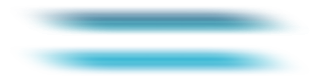
#> input picture program/T0101.png, 320 x 80 px, given in place of sys_00110.png, which was not available
$ python bake_char_bar.py
#> lines starting #> are read from the running program, lines starting #| are printed output that depends on the picture
# -*- coding: utf-8 -*-
"""把 sys_00110 的按钮底板切成三段（左帽 / 中间 / 右帽），给九宫格用。

为什么要烘：原图 480x112，上下有透明留白；直接拿去做 border-image，
四角会带上透明边、中间 fill 又被压得很薄。先裁掉留白、等比缩到目标高度，
左右帽保持原样、只横向拉伸中间段，就不会变形也不会露白。

用法：
    python tools/bake_char_bar.py            # 默认高 30，左右帽各 14
    python tools/bake_char_bar.py --height 34 --cap 16
"""
import argparse
import os

from PIL import Image

ROOT = os.path.dirname(os.path.dirname(os.path.abspath(__file__)))
SRC = os.path.join(ROOT, "res", "assets", "ui", "sys_00110.png")
OUT_DIR = os.path.join(ROOT, "res", "assets", "ui", "text")


def main():
    ap = argparse.ArgumentParser()
    ap.add_argument("--height", type=int, default=30, help="成品高度（px）")
    ap.add_argument("--cap", type=int, default=14, help="左右帽宽度（px）")
    args = ap.parse_args()

    im = Image.open(SRC).convert("RGBA")
#> im is the input picture: PIL image 320x80 RGBA; mean R, G, B, A 29.7, 134.2, 173.1, 55.1
    bbox = im.getbbox()          # 去掉四周透明留白
#> bbox = (10, 5, 310, 76)
    im = im.crop(bbox)
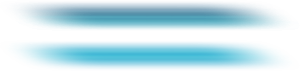
#> im: PIL image 300x71 RGBA; mean R, G, B, A 30.4, 140.6, 176.9, 66.2; transparent parts drawn white
    w, h = im.size
#> w = 300; h = 71
    nw = max(1, round(w * args.height / h))
#> nw = 127
    im = im.resize((nw, args.height), Image.LANCZOS)
#> im: PIL image 127x30 RGBA
    cap = min(args.cap, nw // 3)
#> cap = 14
    left = im.crop((0, 0, cap, args.height))
    right = im.crop((nw - cap, 0, nw, args.height))
    mid = im.crop((cap, 0, nw - cap, args.height))
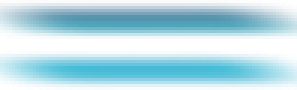
#> mid: PIL image 99x30 RGBA (shown 3 times larger); mean R, G, B, A 26.3, 120.2, 150.6, 83.2; transparent parts drawn white
    os.makedirs(OUT_DIR, exist_ok=True)
    for name, part in (("sp_bar_left.png", left), ("sp_bar_mid.png", mid), ("sp_bar_right.png", right)):
        p = os.path.join(OUT_DIR, name)
        part.save(p)
        print("%-18s %s  %s" % (name, part.size, p))
#> this loop made 3 passes
#> name on passes 1 to 3: 'sp_bar_left.png', 'sp_bar_mid.png', 'sp_bar_right.png'
#| sp_bar_left.png    (14, 30)  program/res/assets/ui/text/sp_bar_left.png
#| sp_bar_mid.png     (99, 30)  program/res/assets/ui/text/sp_bar_mid.png
#| sp_bar_right.png   (14, 30)  program/res/assets/ui/text/sp_bar_right.png
    print("裁切后原图：%dx%d → 缩放 %dx%d，左右帽 %d px" % (w, h, nw, args.height, cap))
#| 裁切后原图：300x71 → 缩放 127x30，左右帽 14 px


if __name__ == "__main__":
    main()

$ run again, on program/T0201.png
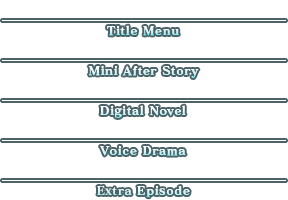
#> input picture program/T0201.png, 288 x 200 px, given in place of sys_00110.png, which was not available
#> in main, im is the input picture: PIL image 288x200 RGBA; mean R, G, B, A 41.7, 70.9, 76.7, 44.8
#> bbox = (0, 18, 288, 200)
#> in main, `im = im.crop(bbox)`:
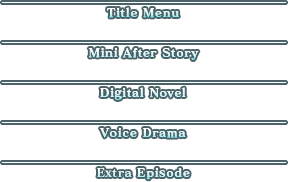
#> im: PIL image 288x182 RGBA; mean R, G, B, A 42.7, 71.9, 77.6, 49.2; transparent parts drawn white
#> in main, `mid = im.crop((cap, 0, nw - cap, args.height))`:
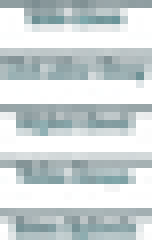
#> mid: PIL image 19x30 RGBA (shown 8 times larger); mean R, G, B, A 68.6, 87.5, 90.5, 81.6; transparent parts drawn white
#> the loop in main, `for name, part in (("sp_bar_left.png", left), ("sp_bar_mid.png", mid),..` made 3 passes
#> name on passes 1 to 3: 'sp_bar_left.png', 'sp_bar_mid.png', 'sp_bar_right.png'
#> (printed output is left out)
#| 裁切后原图：288x182 → 缩放 47x30，左右帽 14 px
